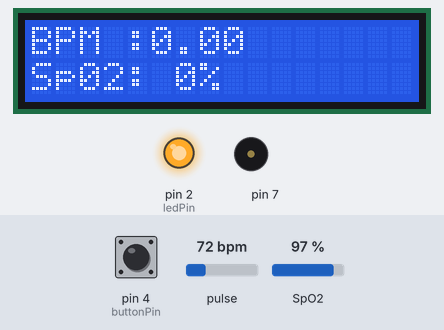
Bench run of a sketch on a simulated Arduino Uno, built with avr-gcc and run on an emulated ATmega328P. On the bench: 16×2 character LCD, output pins drawn as LEDs (lit = HIGH), buzzer (waves = sounding). Inputs (shaded band) come from the test bench; at power-on: pin 4 (buttonPin) LOW, pulse 72 bpm, SpO2 97 %. What the sketch prints to the serial monitor is not drawn.

Above: at 4.2 s.
4.3 s: pin 4 (buttonPin) pulled HIGH for 0.15 s
At 4.9 s:
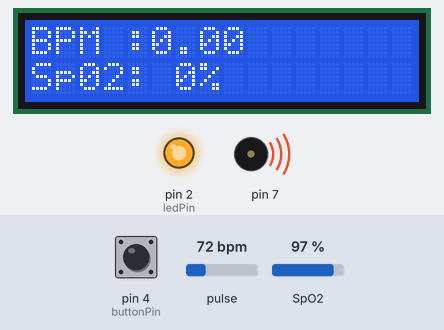
5.0 s: pulse set to 42 bpm
At 7.2 s:
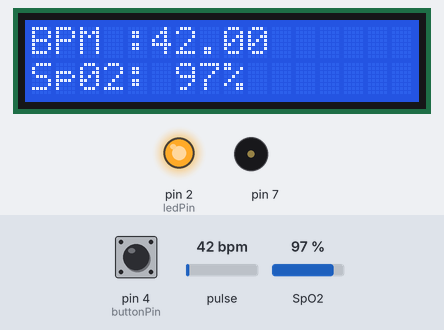
8.0 s: SpO2 set to 80 %
At 9.3 s:
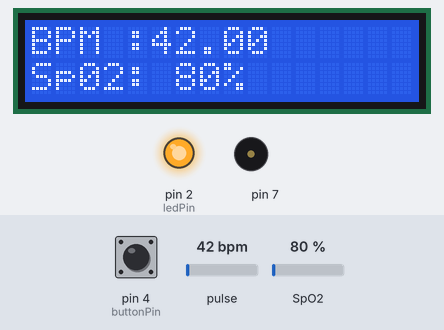
10.0 s: pulse set to 70 bpm
At 11.4 s:
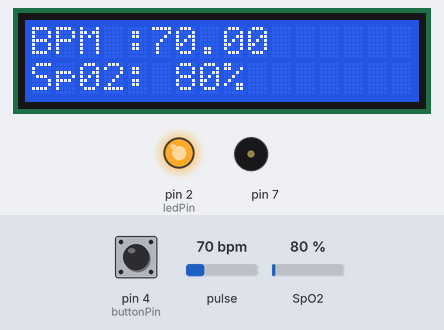
12.1 s: SpO2 set to 85 %
At 13.5 s:
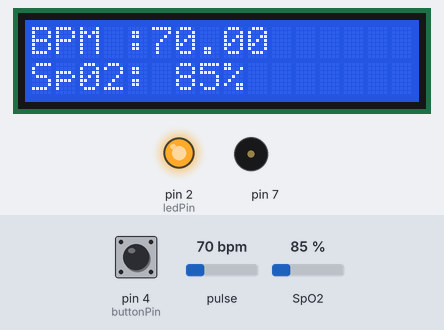
14.1 s: pin 4 (buttonPin) pulled HIGH for 1 s
At 14.8 s:
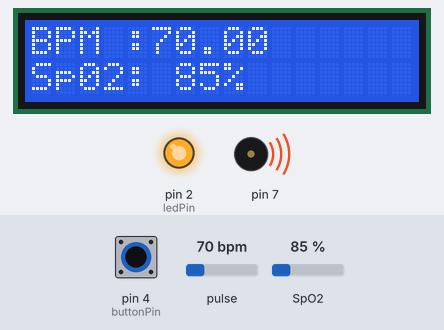
Timing chart, 0 to 16.7 s (numbered marks = the images above; inputs shaded):
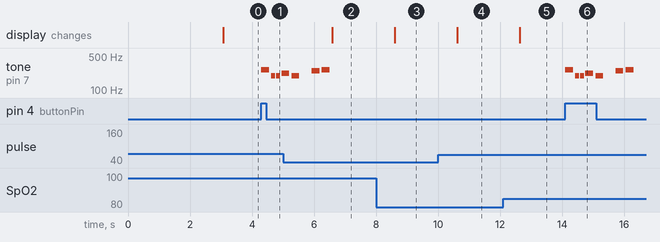

Measured:
- after the input at 4.3 s, tone on pin 7: plays 262 Hz for 0.25 s, 196 Hz for 0.13 s, 196 Hz for 0.13 s, 220 Hz for 0.05 s, starting at once
- after the input at 5.0 s, the display: changes after 1.6 s (image 2)
- after the input at 8.0 s, the display: changes after 0.60 s (image 3)
- after the input at 10.0 s, the display: changes after 0.61 s (image 4)
- after the input at 12.1 s, the display: changes after 0.53 s (image 5)
- after the input at 14.1 s, tone on pin 7: plays 262 Hz for 0.25 s, 196 Hz for 0.13 s, 196 Hz for 0.13 s, 220 Hz for 0.25 s, 196 Hz for 0.25 s, 247 Hz for 0.25 s … (7 notes in this stretch), starting at once

The sketch:

FINAL_CODE.ino
```cpp
//FOR  Pulse OXIMETER SENSOR
#include <LiquidCrystal.h>
#include <Wire.h>
#include "MAX30100_PulseOximeter.h"


// FOR PUSH BUTTON WITH BUZZER
#define REPORTING_PERIOD_MS     1000
#include "pitches.h"  //add note library


// to give song buzzer
//notes in the melody
int melody[]={NOTE_C4, NOTE_G3, NOTE_G3, NOTE_A3, NOTE_G3, 0, NOTE_B3, NOTE_C4};

//digital pin 4 has a button attached to it. Give it an name
int buttonPin= 4;

//note durations. 4=quarter note / 8=eighth note for buzzer
int noteDurations[]={4, 8, 8, 4, 4, 4, 4, 4};

//initiate pulse oximeter sensor
LiquidCrystal lcd(13, 12, 11, 10, 9, 8);
int ledPin = 2;
PulseOximeter pox;

uint32_t tsLastReport = 0;

void onBeatDetected()
{
  Serial.println("Beat!");
}

void setup()
{
    // Set Up buzzer with push button
    //make the button's pin input
    pinMode(buttonPin, INPUT);

    // Set up Pulse oximeter
    Serial.begin(115200);
    Serial.print("Initializing pulse oximeter..");
    lcd.begin(16,2);
    lcd.print("Initializing...");
    delay(3000);
    lcd.clear();
    pinMode(ledPin, OUTPUT);
    digitalWrite(ledPin, HIGH);
    // Failure karena wiring atau kurang power supply
    if (!pox.begin()) {
        Serial.println("FAILED");
        digitalWrite(ledPin, LOW);
        for(;;);
    } else {
        Serial.println("SUCCESS");
    }
    pox.setIRLedCurrent(MAX30100_LED_CURR_7_6MA);
}

void loop()
{
    // Void loop for pulse oximeter
   // Make sure to call update as fast as possible
    pox.update();

    // Asynchronously dump heart rate and oxidation levels to the serial
    // For both, a value of 0 means "invalid"
    if (millis() - tsLastReport > REPORTING_PERIOD_MS) {
        Serial.print("Heart rate:");
        Serial.print(pox.getHeartRate());
        Serial.print("bpm / SpO2:");
        Serial.print(pox.getSpO2());
        Serial.println("%");

        lcd.clear();
        lcd.setCursor(0,0);
        lcd.print("BPM :");
        lcd.print(pox.getHeartRate());

        lcd.setCursor(0,1);
        lcd.print("Sp02: ");
        lcd.print(pox.getSpO2());
        lcd.print("%");

        tsLastReport = millis();
  }


  //void loop for buzzer
  //read the input pin
  int buttonState = digitalRead(buttonPin);

  //if the button is pressed
  if (buttonState == 1){

    //iterate over the notes of the melody
    for (int thisNote=0; thisNote <8; thisNote++){

      //to calculate the note duration, take one second. Divided by the note type
      int noteDuration = 1000 / noteDurations [thisNote];
      tone(7, melody [thisNote], noteDuration);

      //to distinguish the notes, set a minimum time between them
      //the note's duration +30% seems to work well
      int pauseBetweenNotes = noteDuration * 1.30;
      delay(pauseBetweenNotes);

      //stop the tone playing
      noTone(7);
    }
  }
}
```
